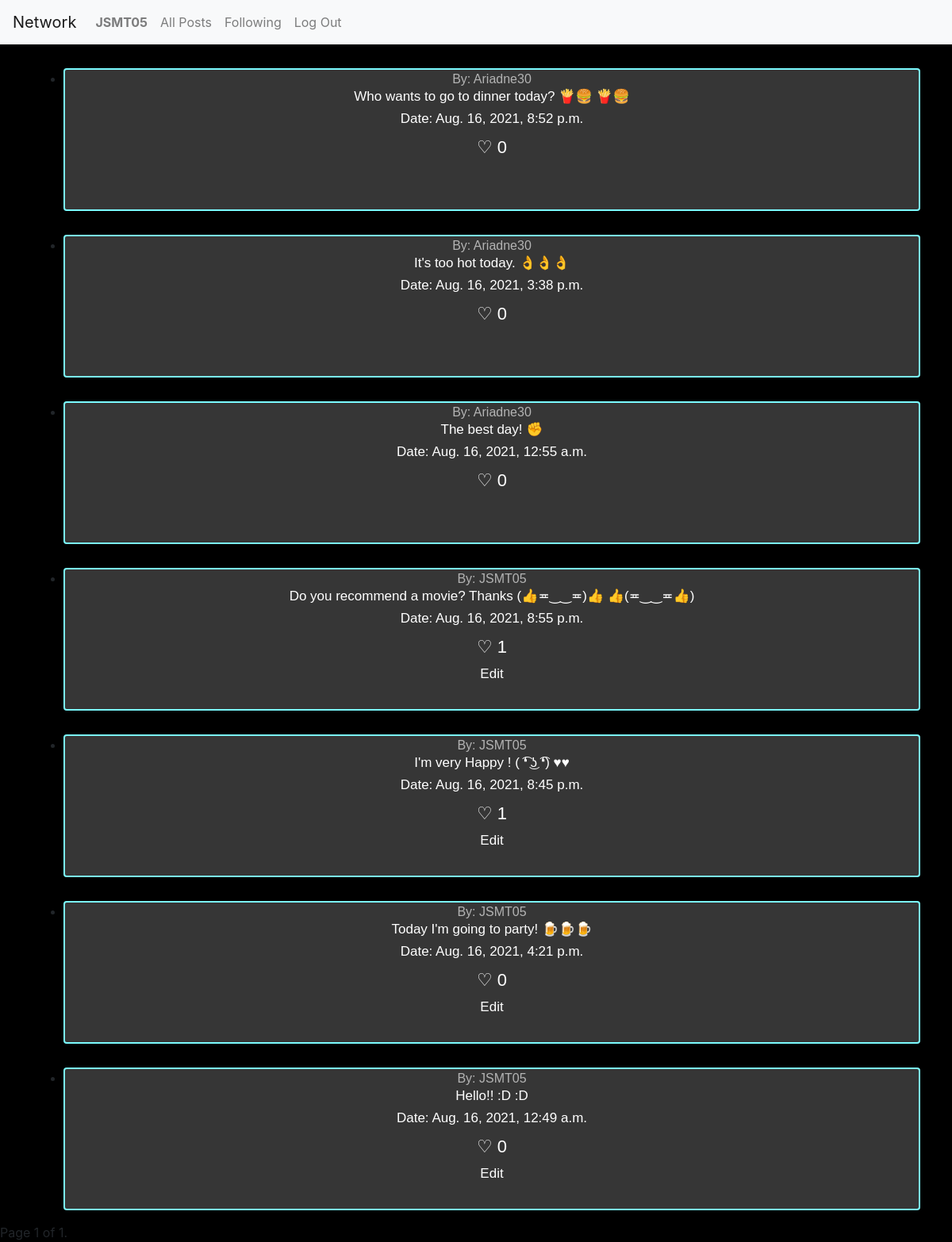
Page /view_follower/8 (signed in) on the committed database.
### network/models.py (models this page shows, shortened)
class User(AbstractUser):
    descripcion = models.CharField(max_length=300, default=None, null = True, blank=True)
    imagen = models.ImageField(upload_to = 'profiles', null = True, blank=True)
    seguidores = models.ManyToManyField('self', related_name='seguidos',related_query_name='seguido', symmetrical=False, blank=True)

class Publicacion(models.Model):
    descripcion = models.CharField(max_length=300, default=None)
    fecha = models.DateTimeField(auto_now_add=True)
    usuario = models.ForeignKey(User, on_delete=models.CASCADE, related_name="publicaciones")

### network/views.py (the view)
# urls.py: path("view_follower/<int:user_id>", views.view_follower, name="view_follower"),
def view_follower(request, user_id):
    Usuario = User.objects.get(pk=user_id)
    seguidos = Usuario.seguidos.all()
    LstPublicaciones = []
    publi_followers = []
    for i in range(0, len(seguidos)):
        publicacionesA = Publicacion.objects.filter(
            usuario=seguidos[i]).all().order_by('-fecha')
        publi_followers.append(publicacionesA)
    for i in range(0, len(publi_followers)):
        for j in range(0, len(publi_followers[i])):
            publicaciones = {}
            likes = Like.objects.filter(
                publicacion=publi_followers[i][j]).count()
            publicaciones['id'] = publi_followers[i][j].id
            publicaciones['usuario'] = publi_followers[i][j].usuario
            publicaciones['descripcion'] = publi_followers[i][j].descripcion
            publicaciones['fecha'] = publi_followers[i][j].fecha
            publicaciones['likes'] = likes
            LstPublicaciones.append(publicaciones)
    paginator = Paginator(LstPublicaciones, 10)
    page_number = request.GET.get('page')
    page_obj = paginator.get_page(page_number)
    return render(request, "network/siguiendo.html", {"page_obj": page_obj})

### network/templates/network/siguiendo.html (shortened to what this page needs)
{% extends "network/layout.html" %}
{% load static %}
{% block body %}
<ul class="contenedorPub">
    {% for pub in page_obj %}
    <li class="publicacion"><a id="Profile" class="tituloPub" href="{% url 'view_profile' pub.usuario.id %}">By:
            {{pub.usuario}}</a>
        <h6 class="titulo" id="desc {{pub.id}}">{{pub.descripcion}}</h6>
        <h6 class="titulo">Date: {{pub.fecha}} </h6>
        <label data-check="Likes {{pub.id}}" class="like" for="Likes {{pub.id}}" id={{pub.id}}>♡ {{pub.likes}}</label>
        {% if pub.usuario.id == user.id and user.is_authenticated%}
        <h5 class="titulo" id="edit {{pub.id}}">Edit</h5>
        {% endif %}
    </li>
    {% endfor %}
</ul>
<div class="pagination">
    <span class="step-links">
        <span class="current">
            Page {{ page_obj.number }} of {{ page_obj.paginator.num_pages }}.
        </span>
    </span>
</div>
{% endblock %}

### network/templates/network/layout.html (shortened to what this page needs)
{% load static %}
<!DOCTYPE html>
<html lang="en">
<head>
    <link rel="stylesheet" href="https://stackpath.bootstrapcdn.com/bootstrap/4.4.1/css/bootstrap.min.css"
>
    <link href="{% static 'network/styles.css' %}" rel="stylesheet">
    <link href="{% static 'network/css.css' %}" rel="stylesheet">
</head>
<body>
    <nav class="navbar navbar-expand-lg navbar-light bg-light">
        <a class="navbar-brand" href="#">Network</a>
        <div>
            <ul class="navbar-nav mr-auto">
                {% if user.is_authenticated %}
                <li class="nav-item">
                    <a class="nav-link" href="{% url 'view_profile' user.id %}"><strong>{{ user.username }}</strong></a>
                </li>
                {% endif %}
                <li class="nav-item">
                    <a class="nav-link" href="{% url 'index' %}">All Posts</a>
                </li>
                {% if user.is_authenticated %}
                <li class="nav-item">
                    <a class="nav-link" href="{% url 'view_follower' user.id %}">Following</a>
                </li>
                <li class="nav-item">
                    <a class="nav-link" href="{% url 'logout' %}">Log Out</a>
                </li>
                {% endif %}
            </ul>
        </div>
    </nav>
    <div class="body">
        {% block body %}
        {% endblock %}
    </div>
</body>
</html>

### network/static/network/css.css (style rules this page uses)
body { background: rgb(0, 0, 0); }
.tituloPub { color:rgb(180, 180, 180); border-radius: 5px; }
.titulo { color: rgb(255, 255, 255); font-family: 'Gill Sans', 'Gill Sans MT', Calibri, 'Trebuchet MS', sans-serif; font-size: 17px; position: relative; animation-name: movePuText; animation-duration: 1.5s; animation-iteration-count: 1; animation-fill-mode: forwards; cursor: pointer; }
.contenedorPub { display: flex; flex-direction: column; align-items: center; }
.publicacion { position: relative; animation-name: movePu; animation-duration: 1.5s; animation-iteration-count: 1; animation-fill-mode: forwards; text-align: center; background: rgb(54, 54, 54); border: rgb(123, 251, 255) solid 2px; border-radius: 4px; margin-top: 30px; font-family:'Trebuchet MS', 'Lucida Sans Unicode', 'Lucida Grande', 'Lucida Sans', Arial, sans-serif }
.like { color: rgb(255, 255, 255); font-family: 'Gill Sans', 'Gill Sans MT', Calibri, 'Trebuchet MS', sans-serif; font-size: 17px; position: relative; font-size: 22px; cursor: pointer; }

### rows in the picture
User: username "JSMT05", usuario "JSMT05", descripcion "Do you recommend a movie? Thanks (👍≖‿‿≖)👍 👍(≖‿‿≖👍)", fecha "Aug. 16, 2021, 8:55 p.m.", likes "1", descripcion "I'm very Happy ! ( ͡❛ ͜ʖ ͡❛) ♥♥", fecha "Aug. 16, 2021, 8:45 p.m.", descripcion "Today I'm going to party! 🍺🍺🍺", fecha "Aug. 16, 2021, 4:21 p.m.", likes "0", descripcion "Hello!! :D :D", fecha "Aug. 16, 2021, 12:49 a.m."
User: usuario "Ariadne30", descripcion "Who wants to go to dinner today? 🍟🍔 🍟🍔", fecha "Aug. 16, 2021, 8:52 p.m.", likes "0", descripcion "It's too hot today. 👌👌👌", fecha "Aug. 16, 2021, 3:38 p.m.", descripcion "The best day! ✊", fecha "Aug. 16, 2021, 12:55 a.m."

### other values in the picture
{{ page_obj.number }} "1"
{{ page_obj.paginator.num_pages }} "1"
